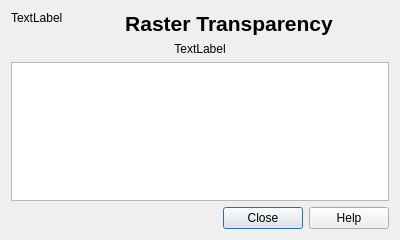
<?xml version="1.0" encoding="UTF-8"?>
<ui version="4.0">
 <class>Dialog</class>
 <widget class="QDialog" name="Dialog">
  <property name="geometry">
   <rect>
    <x>0</x>
    <y>0</y>
    <width>400</width>
    <height>240</height>
   </rect>
  </property>
  <property name="windowTitle">
   <string>About Raster Transparency</string>
  </property>
  <layout class="QGridLayout" name="gridLayout" columnstretch="0,5">
   <item row="0" column="0">
    <widget class="QLabel" name="lblLogo">
     <property name="text">
      <string>TextLabel</string>
     </property>
     <property name="alignment">
      <set>Qt::AlignLeading|Qt::AlignLeft|Qt::AlignTop</set>
     </property>
    </widget>
   </item>
   <item row="0" column="1">
    <widget class="QLabel" name="label">
     <property name="text">
      <string>&lt;!DOCTYPE HTML PUBLIC &quot;-//W3C//DTD HTML 4.0//EN&quot; &quot;http://www.w3.org/TR/REC-html40/strict.dtd&quot;&gt;
&lt;html&gt;&lt;head&gt;&lt;meta name=&quot;qrichtext&quot; content=&quot;1&quot; /&gt;&lt;style type=&quot;text/css&quot;&gt;
p, li { white-space: pre-wrap; }
&lt;/style&gt;&lt;/head&gt;&lt;body style=&quot; font-family:'Sans Serif'; font-size:9pt; font-weight:400; font-style:normal;&quot;&gt;
&lt;p align=&quot;center&quot; style=&quot; margin-top:0px; margin-bottom:0px; margin-left:0px; margin-right:0px; -qt-block-indent:0; text-indent:0px;&quot;&gt;&lt;span style=&quot; font-family:'Droid Sans'; font-size:16pt; font-weight:600;&quot;&gt;Raster Transparency&lt;/span&gt;&lt;/p&gt;&lt;/body&gt;&lt;/html&gt;</string>
     </property>
     <property name="alignment">
      <set>Qt::AlignCenter</set>
     </property>
    </widget>
   </item>
   <item row="1" column="0" colspan="2">
    <widget class="QLabel" name="lblVersion">
     <property name="text">
      <string>TextLabel</string>
     </property>
     <property name="alignment">
      <set>Qt::AlignCenter</set>
     </property>
    </widget>
   </item>
   <item row="3" column="0" colspan="2">
    <widget class="QDialogButtonBox" name="buttonBox">
     <property name="orientation">
      <enum>Qt::Horizontal</enum>
     </property>
     <property name="standardButtons">
      <set>QDialogButtonBox::Close|QDialogButtonBox::Help</set>
     </property>
    </widget>
   </item>
   <item row="2" column="0" colspan="2">
    <widget class="QTextBrowser" name="textBrowser">
     <property name="readOnly">
      <bool>true</bool>
     </property>
     <property name="html">
      <string>&lt;!DOCTYPE HTML PUBLIC &quot;-//W3C//DTD HTML 4.0//EN&quot; &quot;http://www.w3.org/TR/REC-html40/strict.dtd&quot;&gt;
&lt;html&gt;&lt;head&gt;&lt;meta name=&quot;qrichtext&quot; content=&quot;1&quot; /&gt;&lt;style type=&quot;text/css&quot;&gt;
p, li { white-space: pre-wrap; }
&lt;/style&gt;&lt;/head&gt;&lt;body style=&quot; font-family:'Sans Serif'; font-size:9pt; font-weight:400; font-style:normal;&quot;&gt;
&lt;p style=&quot;-qt-paragraph-type:empty; margin-top:0px; margin-bottom:0px; margin-left:0px; margin-right:0px; -qt-block-indent:0; text-indent:0px;&quot;&gt;&lt;br /&gt;&lt;/p&gt;&lt;/body&gt;&lt;/html&gt;</string>
     </property>
     <property name="textInteractionFlags">
      <set>Qt::LinksAccessibleByMouse|Qt::TextSelectableByMouse</set>
     </property>
    </widget>
   </item>
  </layout>
 </widget>
 <resources/>
 <connections>
  <connection>
   <sender>buttonBox</sender>
   <signal>accepted()</signal>
   <receiver>Dialog</receiver>
   <slot>accept()</slot>
   <hints>
    <hint type="sourcelabel">
     <x>248</x>
     <y>254</y>
    </hint>
    <hint type="destinationlabel">
     <x>157</x>
     <y>274</y>
    </hint>
   </hints>
  </connection>
  <connection>
   <sender>buttonBox</sender>
   <signal>rejected()</signal>
   <receiver>Dialog</receiver>
   <slot>reject()</slot>
   <hints>
    <hint type="sourcelabel">
     <x>316</x>
     <y>260</y>
    </hint>
    <hint type="destinationlabel">
     <x>286</x>
     <y>274</y>
    </hint>
   </hints>
  </connection>
 </connections>
</ui>
